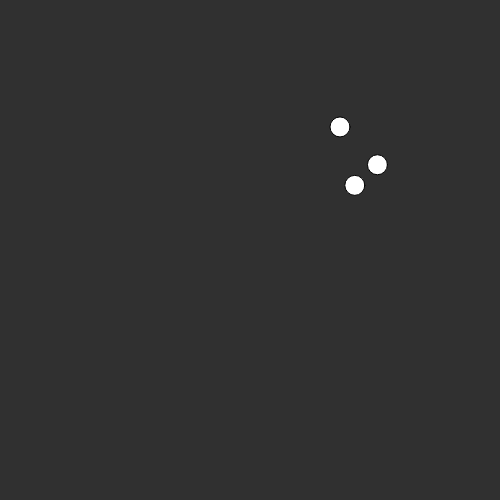
Frame 1 (no input)
Frame 60 (no input): identical to frame 1, image omitted
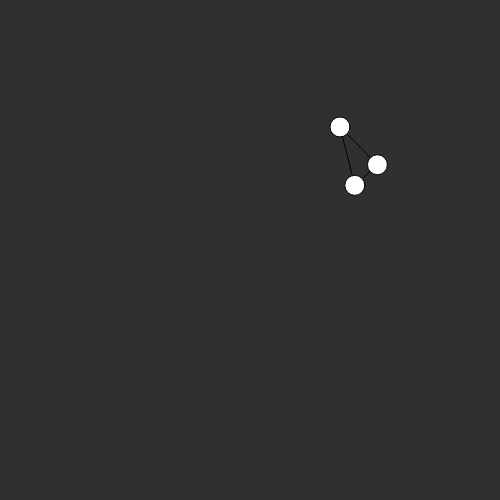
Frame 120 (the mouse pressed at the canvas centre since frame 60)

The p5.js sketch that drew these frames (run headless with seeded random() and noise() and a simulated clock; from frame 60 on, the mouse is pressed at the canvas centre):

// p5.js sketch
// ── sketch.js
function setup() {
  createCanvas(500, 500);
  x1=random(40,460)
  y1=random(40,460)
  x2=random(40,460)
  y2=random(40,460)
  x3=random(40,460)
  y3=random(40,460)
}
function draw() {
  background('#303030')
  if (mouseIsPressed) {
    if (mouseButton === LEFT)
		line(x1, y1, x2, y2)
		line(x2, y2, x3, y3)
		line(x3, y3, x1, y1)
  }
  ellipse(x1,y1, 20, 20)
  ellipse(x2,y2, 20, 20)
  ellipse(x3,y3, 20, 20)

}
